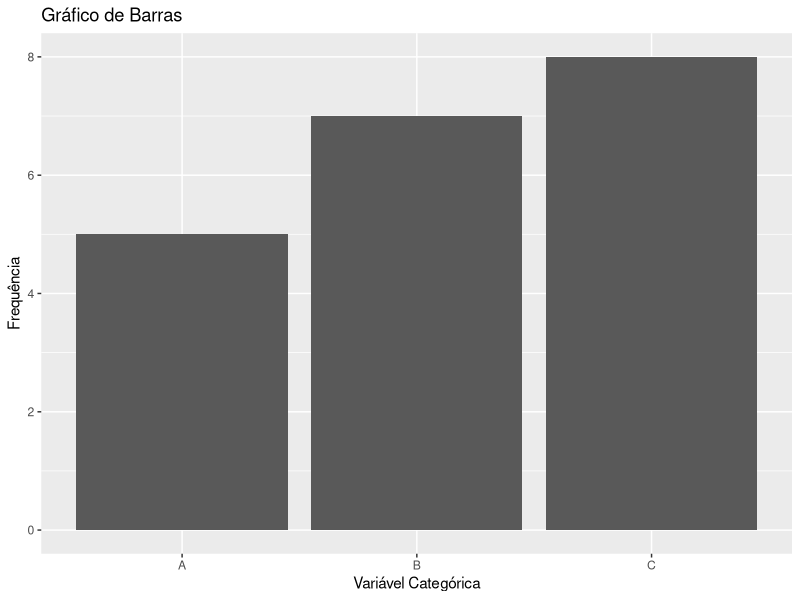
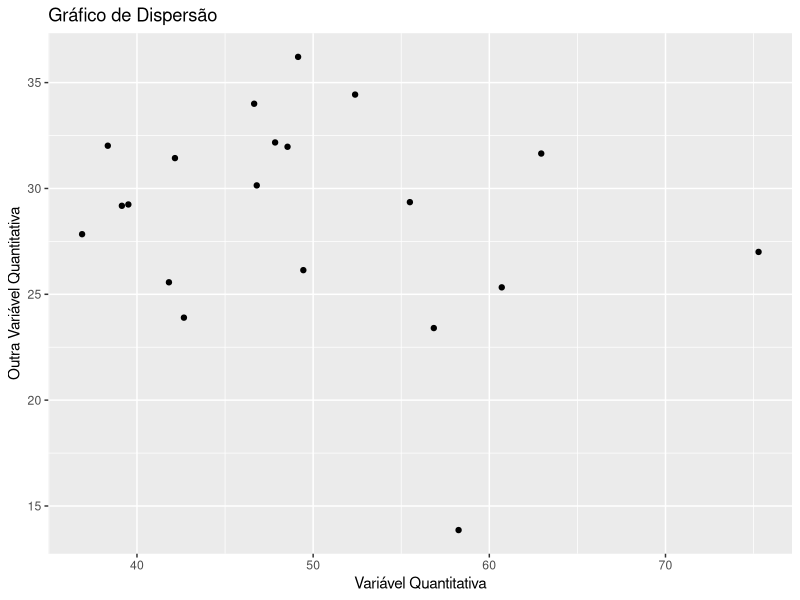

Here is the R script that generated these plots, in order:
##########################################################################
### 8) Exercícios
##########################################################################


# a) Crie uma matriz com 20 observações. 
#    Essa matriz deve conter variáveis do tipo categóricas e quantitativas, pois será necessário para as outras etapas do exercício.
#    Fique à vontade para simular qualquer tipo de situação com essa matriz. Use a creatividade!!!


# Criando variáveis categóricas e quantitativas simuladas
set.seed(123)  
# Define uma semente para a geração de números aleatórios
num_observacoes <- 20

variavel_categorica <- sample(c("A", "B", "C"), num_observacoes, replace = TRUE)
variavel_quantitativa <- rnorm(num_observacoes, mean = 50, sd = 10)
outra_variavel_quantitativa <- rnorm(num_observacoes, mean = 30, sd = 5)

# Criando a matriz
matriz <- data.frame(Variavel_Categorica = variavel_categorica,
                     Variavel_Quantitativa = variavel_quantitativa,
                     Outra_Variavel_Quantitativa = outra_variavel_quantitativa)

# Visualizando a matriz criada
print(matriz)



# b) Faça um tipo de agregação para alguma variável categórica que você criou.
#    Nessa agregação, consolide as informaçõess quantitativas por N, média e desvio padrão.


library(dplyr)  # Carrega o pacote dplyr para manipulação de dados

# Agregação dos dados pela variável categórica
agregado <- matriz %>%
  group_by(Variavel_Categorica) %>%
  summarize(N = n(),
            Media_Variavel_Quantitativa = mean(Variavel_Quantitativa),
            Desvio_Padrao_Variavel_Quantitativa = sd(Variavel_Quantitativa))

# Visualizando o resultado da agregação
print(agregado)


# c) Crie uma variável condicional
#    Vamos criar uma variável que indica se a "Variavel_Quantitativa" é maior que a média dela.

media_variavel_quantitativa <- mean(matriz$Variavel_Quantitativa)

# Criando variável condicional
matriz$Condicao = ifelse(matriz$Variavel_Quantitativa > media_variavel_quantitativa, "Maior", "Menor ou igual")

# Visualizando a matriz com a nova variável condicional
print(matriz)


# d) Crie alguns gráficos

library(ggplot2)  # Carrega o pacote ggplot2 para criação de gráficos

# Gráfico de barras para a variável categórica
grafico_barras <- ggplot(matriz, aes(x = Variavel_Categorica)) +
  geom_bar() +
  labs(title = "Gráfico de Barras",
       x = "Variável Categórica",
       y = "Frequência")

# Gráfico de dispersão
grafico_dispersao <- ggplot(matriz, aes(x = Variavel_Quantitativa, y = Outra_Variavel_Quantitativa)) +
  geom_point() +
  labs(title = "Gráfico de Dispersão",
       x = "Variável Quantitativa",
       y = "Outra Variável Quantitativa")

# Mostra os gráficos
print(grafico_barras)
print(grafico_dispersao)


# e) Crie uma segunda matriz. 
#   Essa matriz deve ser criada com um elemento identificador no qual será utilizado para um merge com a matriz criada na letra "a"

# Criando uma segunda matriz com um elemento identificador
id_identificador <- 1:num_observacoes
segunda_matriz <- data.frame(ID = id_identificador)

# Visualizando a segunda matriz
print(segunda_matriz)


# f) Aplique um merge: Matriz criada na letra "a" com a matriz criada na letra "e".

# Realizando o merge
matriz_com_identificador <- merge(matriz, segunda_matriz, by = NULL)

# Visualizando a matriz resultante do merge
print(matriz_com_identificador)





# OBSERVAÇÕES DO CODIGO:
# EXERCICIO A ->
    # set.seed(123): Define uma semente para a geração de números aleatórios. Isso garante que, ao rodar o código repetidamente, os mesmos números aleatórios sejam gerados, o que é útil para obter resultados consistentes durante o desenvolvimento e depuração.

    # num_observacoes <- 20: Define o número de observações que queremos criar na matriz, neste caso, 20 observações.

    # variavel_categorica <- sample(c("A", "B", "C"), num_observacoes, replace = TRUE): A função sample() é usada para criar valores amostrados aleatoriamente de um vetor de categorias ("A", "B" e "C") com o número de observações definido. O argumento replace = TRUE indica que a amostragem é feita com reposição, o que permite que a mesma categoria apareça em várias observações.

    # variavel_quantitativa <- rnorm(num_observacoes, mean = 50, sd = 10): A função rnorm() gera valores aleatórios a partir de uma distribuição normal. Aqui, estamos criando valores para uma variável quantitativa com uma média de 50 e um desvio padrão de 10.

    # outra_variavel_quantitativa <- rnorm(num_observacoes, mean = 30, sd = 5): Similar ao passo anterior, estamos gerando valores para outra variável quantitativa com uma média de 30 e um desvio padrão de 5.

    # matriz <- data.frame(Variavel_Categorica = variavel_categorica, Variavel_Quantitativa = variavel_quantitativa, Outra_Variavel_Quantitativa = outra_variavel_quantitativa): A função data.frame() é usada para criar um data frame, que é uma estrutura de dados tabular semelhante a uma matriz, onde cada coluna pode conter diferentes tipos de dados. Aqui, estamos criando um data frame chamado matriz com as variáveis categóricas e quantitativas criadas anteriormente.



# EXERCICIO B ->
#     matriz %>%: O operador %>%, chamado de operador pipe, é usado para encadear operações. Ele pega o resultado da operação à esquerda e o utiliza como entrada para a operação à direita.

#     group_by(Variavel_Categorica): A função group_by() é usada para agrupar os dados da matriz com base na variável categórica Variavel_Categorica.

#     summarize(N = n(), Media_Variavel_Quantitativa = mean(Variavel_Quantitativa), Desvio_Padrao_Variavel_Quantitativa = sd(Variavel_Quantitativa)): A função summarize() é usada para calcular resumos estatísticos dentro de cada grupo definido pelo group_by(). Aqui, estamos calculando três resumos:
#         N = n(): Calcula o número de observações em cada grupo.
#         Media_Variavel_Quantitativa = mean(Variavel_Quantitativa): Calcula a média da variável quantitativa Variavel_Quantitativa em cada grupo.
#         Desvio_Padrao_Variavel_Quantitativa = sd(Variavel_Quantitativa): Calcula o desvio padrão da variável quantitativa Variavel_Quantitativa em cada grupo.

# No final, a variável agregado conterá uma tabela resumida que mostra a contagem de observações (N), a média e o desvio padrão da variável quantitativa para cada categoria da variável categórica.

# A agregação é uma técnica útil para resumir informações e obter uma visão geral dos padrões nos seus dados.

# EXERCICIO C 
#     matriz$Condicao: Aqui, estamos criando uma nova coluna chamada Condicao na matriz matriz. O uso de $ permite acessar uma coluna específica dentro de um data frame.

#     ifelse(matriz$Variavel_Quantitativa > media_variavel_quantitativa, "Maior", "Menor ou igual"): A função ifelse() é usada para aplicar uma condição a cada elemento de um vetor. Neste caso, estamos verificando se cada valor na coluna Variavel_Quantitativa é maior que a media_variavel_quantitativa calculada anteriormente. Se for verdadeiro, atribuímos "Maior", caso contrário, atribuímos "Menor ou igual".

# O resultado é que a nova coluna Condicao irá conter a informação se cada observação possui uma Variavel_Quantitativa maior que a média ou não.

# Essa variável condicional pode ser útil para categorizar ou segmentar seus dados com base em uma determinada condição.